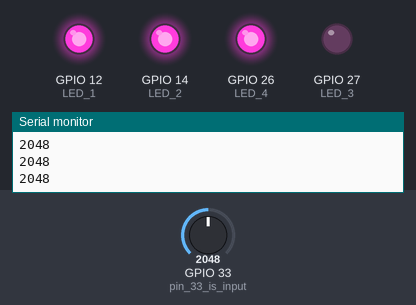
Bench run of a sketch on a simulated ESP32. Shown: output pins drawn as LEDs (lit = HIGH), the last lines printed to the serial monitor. The inputs (shaded band) are chosen by the test bench; at power-on: GPIO 33 (pin_33_is_input) = 2048.

Above: at 1.2 s.
1.3 s: GPIO 33 (pin_33_is_input) set to 1973
At 1.8 s:
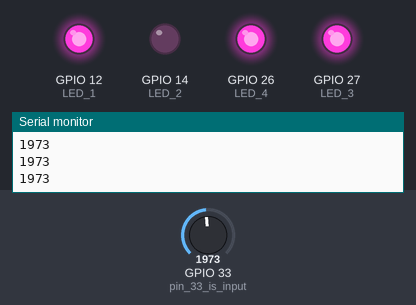
2.8 s: GPIO 33 (pin_33_is_input) set to 1063
4.3 s: GPIO 33 (pin_33_is_input) set to 936
At 5.5 s:
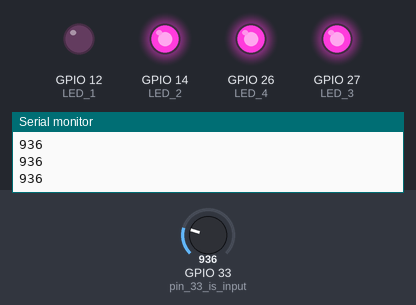
5.8 s: GPIO 33 (pin_33_is_input) set to 531
7.3 s: GPIO 33 (pin_33_is_input) set to 458
At 8.0 s:
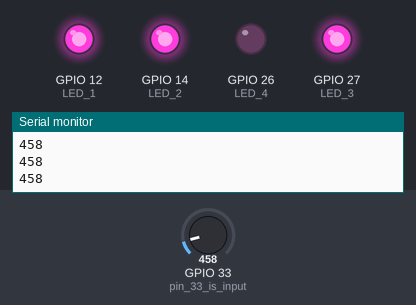
8.8 s: GPIO 33 (pin_33_is_input) set to 540
At 9.2 s:
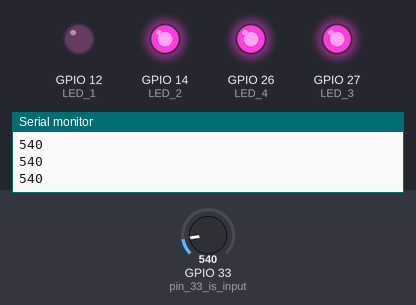
Timing chart, 0 to 11.3 s (numbered marks = the images above; inputs shaded):
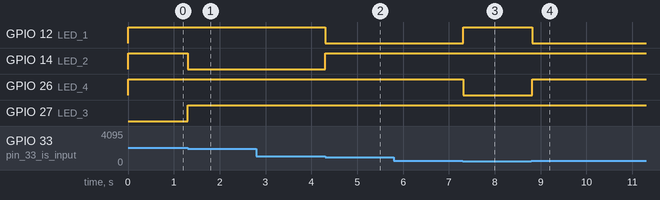

The sketch:

sketch.ino
```cpp
void setup() {
  // put your setup code here, to run once:
  Serial.begin(115200);
  pinMode(33, INPUT); // pin 33 is input
  pinMode(12, OUTPUT); // LED 1
  pinMode(14, OUTPUT); // LED 2
  pinMode(27, OUTPUT); // LED 3
  pinMode(26, OUTPUT); // LED 4
}

void loop() {

  int pin = analogRead(33);
  Serial.println(pin);
  digitalWrite(12, HIGH);
  digitalWrite(14, HIGH);
  digitalWrite(27, HIGH);
  digitalWrite(26, HIGH);

  if(pin >= 500 && pin <= 1000){
    digitalWrite(12, LOW);
  } else if (pin > 1000 && pin <= 2000){
    digitalWrite(14, LOW);
  } else if(pin > 2000 && pin <= 3000){
    digitalWrite(27, LOW);
  } else {
    digitalWrite(26, LOW);
  }

  delay(100); // this speeds up the simulation
}
```

Measured:
- the behaviour switches between 2001 and 2000 on GPIO 33 (pin_33_is_input) (found by bisection; images 0 and 1)
- the behaviour switches between 1001 and 1000 on GPIO 33 (pin_33_is_input) (found by bisection; images 1 and 2)
- the behaviour switches between 500 and 499 on GPIO 33 (pin_33_is_input) (found by bisection; images 2 and 3)
- after the input at 1.3 s, GPIO 14 (LED_2): HIGH → LOW at once; GPIO 27 (LED_3): LOW → HIGH at once
- after the input at 4.3 s, GPIO 12 (LED_1): HIGH → LOW at once; GPIO 14 (LED_2): LOW → HIGH at once
- after the input at 7.3 s, GPIO 12 (LED_1): LOW → HIGH at once; GPIO 26 (LED_4): HIGH → LOW at once
- after the input at 8.8 s, GPIO 12 (LED_1): HIGH → LOW at once; GPIO 26 (LED_4): LOW → HIGH at once
